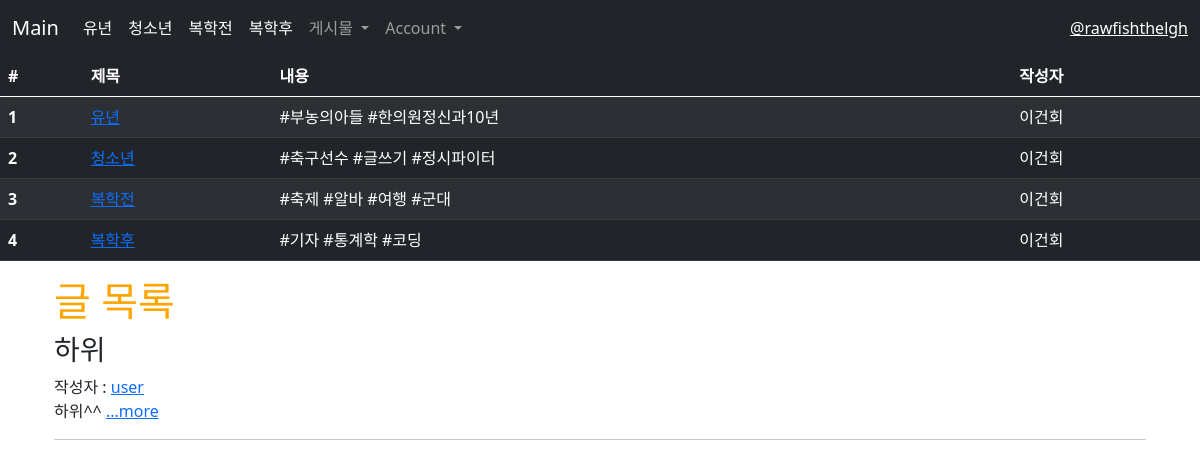
/posts/, run on an earlier commit of the app's database.
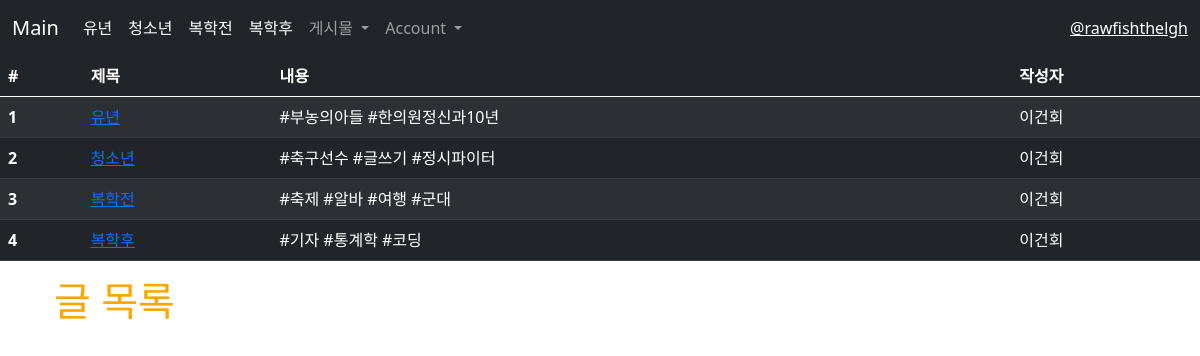
And on a later commit of the database.
### main/models.py (models this page shows, shortened)
class Post(models.Model):
    id = models.AutoField(primary_key=True)
    title = models.CharField(max_length=200)
    writer = models.ForeignKey(User,on_delete=models.CASCADE)
    pub_date = models.DateTimeField()
    body = models.TextField()
    image = models.ImageField(upload_to= "post/", blank=True, null=True)
    like_user_set = models.ManyToManyField(User, blank=True, related_name='likes_user_set',through='Like')
    dislike_user_set = models.ManyToManyField(User, blank=True, related_name='dislikes_user_set',through='Dislike')
    def summary(self):
        return self.body[:20]

### main/views.py (the view)
# urls.py: path('posts/', posts, name="posts"),
def posts(request):
    posts = Post.objects.all()
    return render(request, 'main/posts.html', {'posts': posts})

### main/templates/main/posts.html
{% extends 'base.html' %}
{% load static %}
{% block content %}
<div class="container">
    <h1>글 목록</h1>
    <div>
        {% for post in posts %}
        <div>
            <h3>{{post.title}}</h3>
            {% if post.writer %}
                {% if 'user' in post.writer.username and post.writer.username != 'user' %}
                작성자 : <a href="{% url 'users:mypage' post.writer.id %}">{{ post.writer.last_name }} {{ post.writer.first_name }}</a>
                {% else %}
                작성자 : <a href="{% url 'users:mypage' post.writer.id %}">{{ post.writer }}</a>
                {% endif %}
            {% else %}
            작성자 : 알 수 없음
            {% endif %}
            <br>
            {{post.summary}}
            <a href="{%url 'main:detail' post.id%}">...more</a>
            <br><hr>
        </div>
        {%endfor%}
    </div>
</div>
{% endblock %}

### sns_project/templates/base.html (shortened to what this page needs)
{% load static %}
<!DOCTYPE html>
<html lang="en">
<head>
    <link href="https://cdn.jsdelivr.net/npm/bootstrap@5.0.0-beta3/dist/css/bootstrap.min.css" rel="stylesheet">
    <link rel="stylesheet" href=" {% static 'css/mainpage.css'%} ">
</head>
<body>
    {% include 'shared/_navbar.html'%}
    {% include 'shared/_table.html'%}
    <div class="container">
        {% block content %}
        {% endblock %}
    </div>
</body>
</html>

### sns_project/templates/shared/_navbar.html (shortened to what this page needs)
<nav class="navbar navbar-expand-lg navbar-dark bg-dark">
  <div class="container-fluid">
    <a class="navbar-brand" href="#" onClick="location.href='/'">Main</a>
    <div class="collapse navbar-collapse" id="navbarSupportedContent">
      <ul class="navbar-nav me-auto mb-2 mb-lg-0">
        <li class="nav-item">
          <a class="nav-link active" aria-current="page" href="{% url 'main:first'%}">유년</a>
        </li>
        <li class="nav-item">
          <a class="nav-link active" aria-current="page" href="{% url 'main:second'%}">청소년</a>
        </li>
        <li class="nav-item">
          <a class="nav-link active" aria-current="page" href="{% url 'main:third'%}">복학전</a>
        </li>
        <li class="nav-item">
          <a class="nav-link active" aria-current="page" href="{% url 'main:fourth'%}">복학후</a>
        </li>
        <li class="nav-item dropdown">
          <a class="nav-link dropdown-toggle" href="#" id="navbarDropdown" role="button" data-bs-toggle="dropdown" aria-expanded="false">
            게시물
          </a>
        </li>
        <li class="nav-item dropdown">
          <a class="nav-link dropdown-toggle" href="#" id="navbarDropdown" role="button" data-bs-toggle="dropdown" aria-expanded="false">
            Account
          </a>
        </li>
    </div>
    <span class="navbar-text">
      <a href="https://www.instagram.com/rawfishthelgh/">@rawfishthelgh</a>
    </span>
  </div>
</nav>

### sns_project/templates/shared/_table.html
<table class="table table-striped table-dark">
  <thead>
    <tr>
      <th scope="col">#</th>
      <th scope="col">제목</th>
      <th scope="col">내용</th>
      <th scope="col">작성자</th>
    </tr>
  </thead>
  <tbody>
    <tr>
      <th scope="row">1</th>
      <td><a href="{% url 'main:first'%}">유년</a></td>
      <td>#부농의아들 #한의원정신과10년</td>
      <td>이건회</td>
    </tr>
    <tr>
      <th scope="row">2</th>
      <td><a href="{% url 'main:second'%}">청소년</a></td>
      <td>#축구선수 #글쓰기 #정시파이터</td>
      <td>이건회</td>
    </tr>
    <tr>
      <th scope="row">3</th>
      <td><a href="{% url 'main:third'%}">복학전</a></td>
      <td>#축제 #알바 #여행 #군대</td>
      <td>이건회</td>
    </tr>
    <tr>
      <th scope="row">4</th>
      <td><a href="{% url 'main:fourth'%}">복학후</a></td>
      <td>#기자 #통계학 #코딩</td>
      <td>이건회</td>
    </tr>
  </tbody>
</table>

### sns_project/static/css/mainpage.css (style rules this page uses)
h1 { color: orange; }

What changed in the data, as far as the page shows it:
removed Post: title "하위", writer "user", summary "하위^^"
